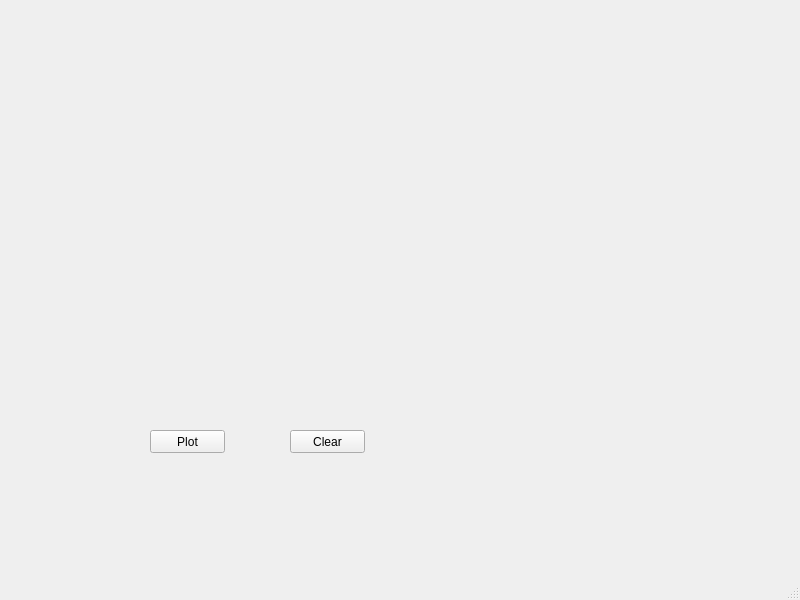
<?xml version="1.0" encoding="UTF-8"?>
<ui version="4.0">
 <class>MainWindow</class>
 <widget class="QMainWindow" name="MainWindow">
  <property name="geometry">
   <rect>
    <x>0</x>
    <y>0</y>
    <width>800</width>
    <height>600</height>
   </rect>
  </property>
  <property name="windowTitle">
   <string>MainWindow</string>
  </property>
  <widget class="QWidget" name="centralwidget">
   <widget class="MatplotlibWidget" name="mpl" native="true">
    <property name="geometry">
     <rect>
      <x>130</x>
      <y>70</y>
      <width>561</width>
      <height>291</height>
     </rect>
    </property>
   </widget>
   <widget class="QPushButton" name="pushButton">
    <property name="geometry">
     <rect>
      <x>150</x>
      <y>430</y>
      <width>75</width>
      <height>23</height>
     </rect>
    </property>
    <property name="text">
     <string>Plot</string>
    </property>
   </widget>
   <widget class="QPushButton" name="pushButton_2">
    <property name="geometry">
     <rect>
      <x>290</x>
      <y>430</y>
      <width>75</width>
      <height>23</height>
     </rect>
    </property>
    <property name="text">
     <string>Clear</string>
    </property>
   </widget>
  </widget>
  <widget class="QMenuBar" name="menubar">
   <property name="geometry">
    <rect>
     <x>0</x>
     <y>0</y>
     <width>800</width>
     <height>21</height>
    </rect>
   </property>
  </widget>
  <widget class="QStatusBar" name="statusbar"/>
 </widget>
 <customwidgets>
  <customwidget>
   <class>MatplotlibWidget</class>
   <extends>QWidget</extends>
   <header>matplotlibwidget</header>
   <container>1</container>
  </customwidget>
 </customwidgets>
 <resources/>
 <connections/>
</ui>
